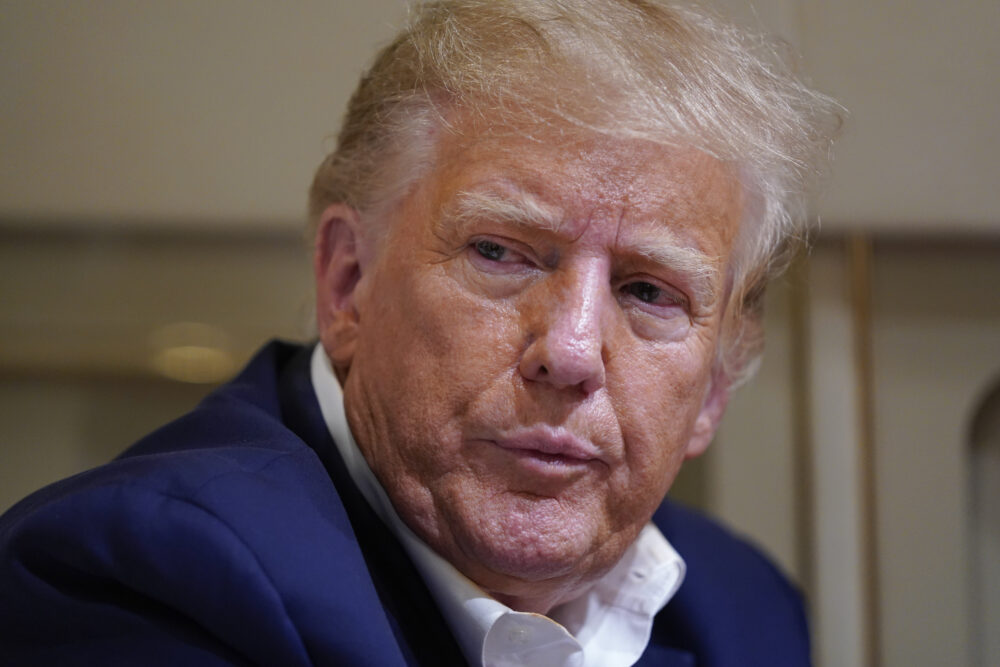
#> input picture Facial_Recognition/Dataset/Testing/trump12.jpg, 1000 x 667 px
$ python -i Eigen_Fisher_Faced_LBPH_load_model.py   (imports and definitions only)
#> lines starting #> are read from the running program, lines starting #| are printed output that depends on the picture
#> further down, picture is the input picture: shape (667, 1000, 3); mean B, G, R 84.3, 89.3, 105.7
#import the required libraries
import cv2
from sys import exit

# function to detect face from image
def face_detection(image_to_detect):
    #converting the image to grayscale since its required for eigen and fisher faces
    image_to_detect_gray = cv2.cvtColor(image_to_detect, cv2.COLOR_BGR2GRAY)
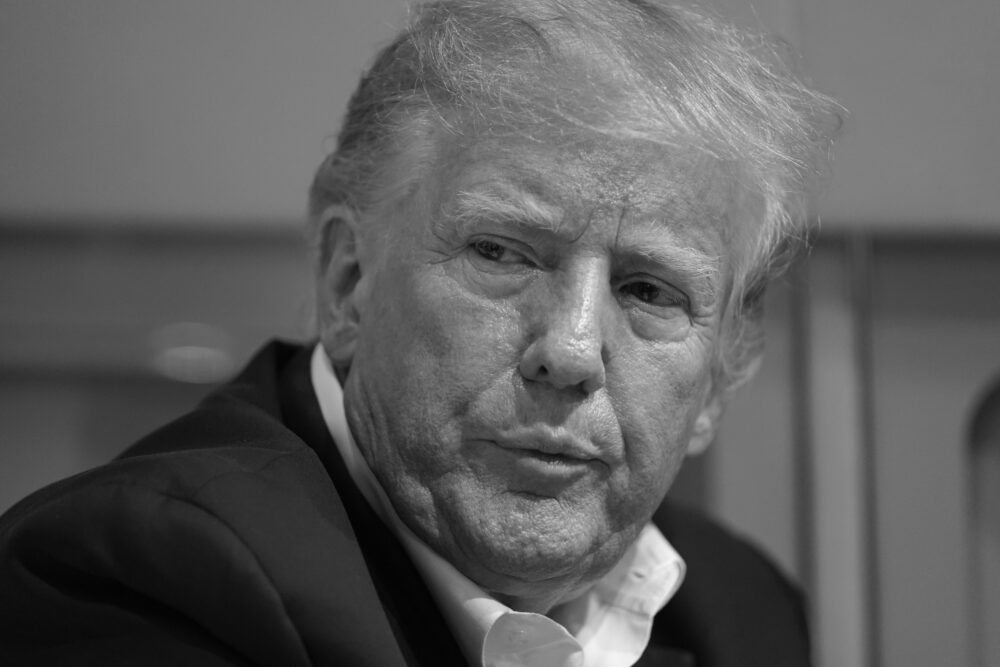
#> image_to_detect_gray: shape (667, 1000); min 1, max 247, mean 93.6

    # load the pretrained model for face detection
    # lbpcascade is recommended for LBPH
    # haarcascade is recommended for Eigenface and Fisherface haarcascade_frontalface_default.xml
    # download lpbcascade from https://raw.githubusercontent.com/opencv/opencv/master/data/lbpcascades/lbpcascade_frontalface.xml
    face_detection_classifier = cv2.CascadeClassifier('../Models/haarcascades/haarcascade_frontalface_default.xml')
    # can also use lbpcascade_frontalface.xml

    # detect all face locations in the image using classifier
    all_face_locations = face_detection_classifier.detectMultiScale(image_to_detect_gray)
#> all_face_locations = [[336, 95, 469, 469]]

    # if no faces are detected
    if (len(all_face_locations) == 0):
        return None, None

    #splitting the tuple to get four face positions
    x,y,width,height = all_face_locations[0]
#> x = 336; y = 95; width = 469; height = 469

    #calculating face coordinates
    face_coordinates = image_to_detect_gray[y:y+width, x:x+height]
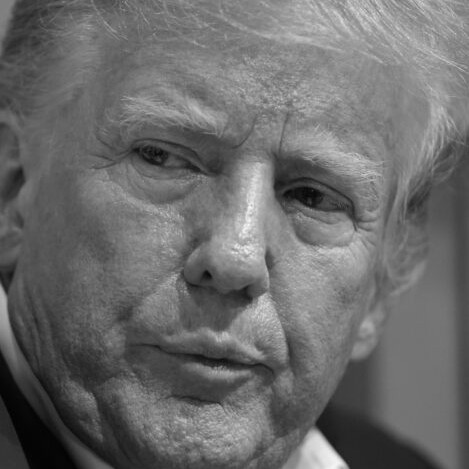
#> face_coordinates: shape (469, 469); min 1, max 247, mean 106.9

    #training and testing images should be of same size for eigen and fisher faces
    #for LBPH its optional
    face_coordinates = cv2.resize(face_coordinates,(500,500))
#> face_coordinates: shape (500, 500)

    #return the face detected and face location
    return face_coordinates, all_face_locations[0]

names = []
# [2 lines not run here, left out]

######## training ###############

#create the instance of face recognizer
face_classifier = cv2.face.FisherFaceRecognizer_create()

# [4 lines not run here, left out]

#make a copy of the image
# [1 line that did not run here, left out]

#get the face from the image
# [1 line that did not run here, left out]

#if no faces are returned
# [3 lines not run here, left out]

#if not none, we have predict the face
# [1 line that did not run here, left out]
# [1 line that did not run here, left out]
# [1 line that did not run here, left out]

#draw bounding box and text for the face detected
# [1 line that did not run here, left out]

# Calculate the amount to increase on each side
# [1 line that did not run here, left out]
# [1 line that did not run here, left out]

# Calculate the new top-left corner
# [1 line that did not run here, left out]
# [1 line that did not run here, left out]

# Calculate the new bottom-right corner
# Ensure new bottom-right coordinates do not exceed image dimensions
# [1 line that did not run here, left out]
# [1 line that did not run here, left out]

# Draw the new, larger rectangle
# [1 line not run here, left out]

# Modify the font size and position for the text
font_scale = 4  # Adjust the font scale as needed for visibility
text_thickness = 4  # Adjust the thickness of the text
text_offset_y = 20  # Adjust the offset from the y-coordinate

# Ensure text is placed above the new, larger rectangle if there's space
# [1 line that did not run here, left out]
# [1 line that did not run here, left out]

# Draw the name using the new font scale and thickness
# [6 lines not run here, left out]

>>> import cv2
>>> picture = cv2.imread('Dataset/Testing/trump12.jpg')
>>> result = face_detection(picture)

$ run again, on Facial_Recognition/Dataset/Testing/trump11.jpg
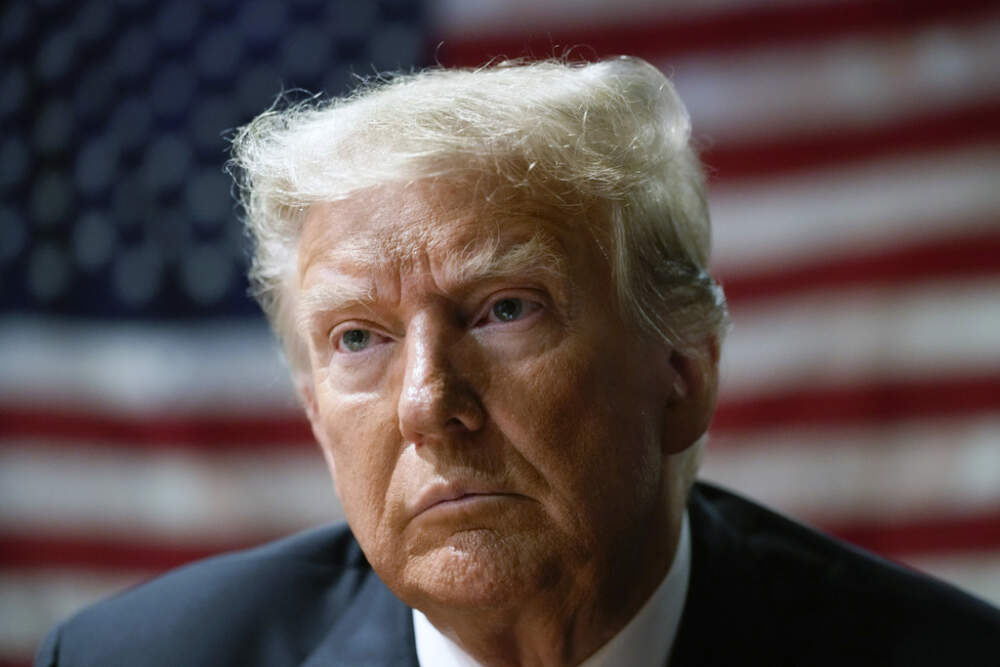
#> input picture Facial_Recognition/Dataset/Testing/trump11.jpg, 1000 x 667 px
#> picture is the input picture: shape (667, 1000, 3); mean B, G, R 78.7, 79.2, 92
#> in face_detection, `image_to_detect_gray = cv2.cvtColor(image_to_detect, cv2.COLOR_BGR2GRAY)`:
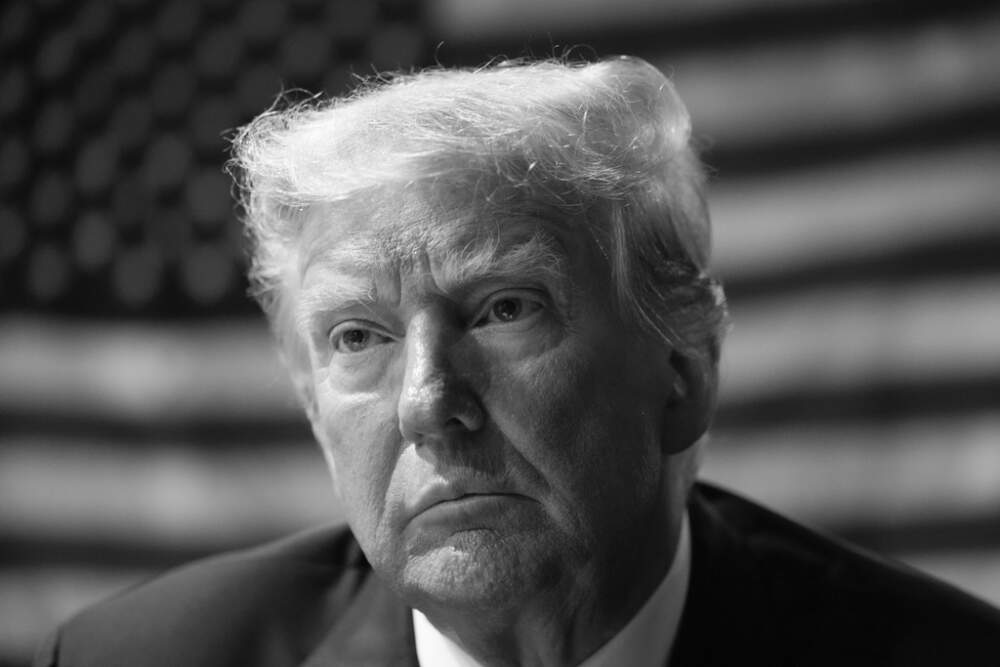
#> image_to_detect_gray: shape (667, 1000); min 3, max 254, mean 83
#> all_face_locations = [[400, 372, 33, 33], [265, 198, 323, 323]]
#> x = 400; y = 372; width = 33
#> in face_detection, `face_coordinates = image_to_detect_gray[y:y+width, x:x+height]`:
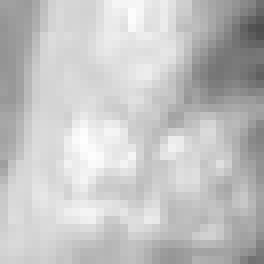
#> face_coordinates: shape (33, 33) (shown 8 times larger); min 78, max 254, mean 195.1

$ run again, on Facial_Recognition/Dataset/Testing/putin12.jpg
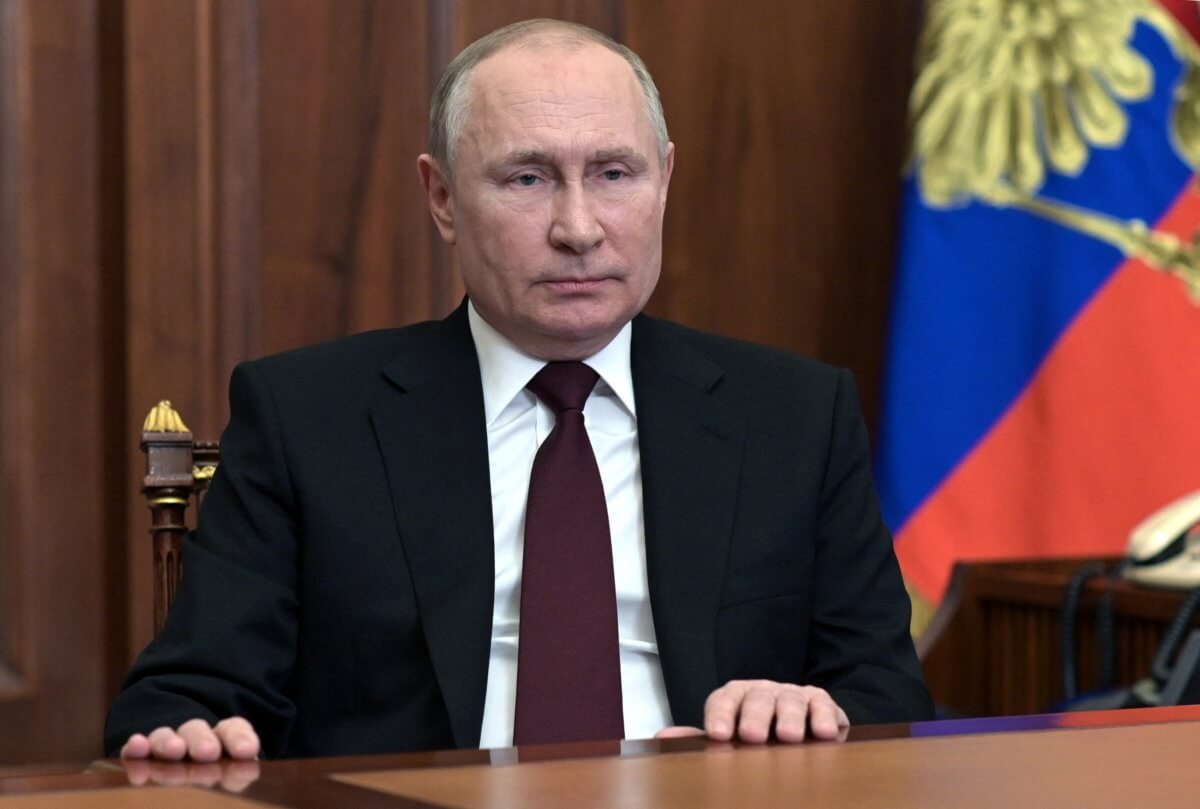
#> input picture Facial_Recognition/Dataset/Testing/putin12.jpg, 1200 x 809 px
#> picture is the input picture: shape (809, 1200, 3); mean B, G, R 63.6, 65.7, 89.1
#> in face_detection, `image_to_detect_gray = cv2.cvtColor(image_to_detect, cv2.COLOR_BGR2GRAY)`:
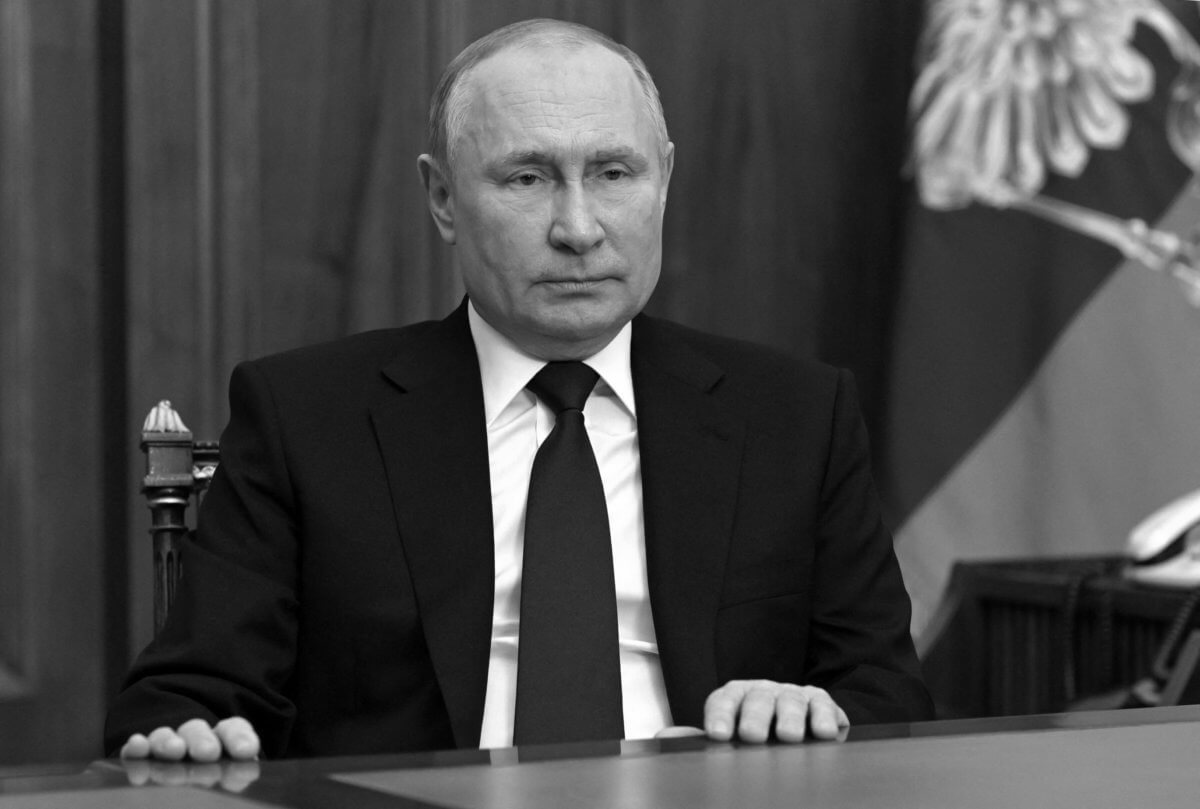
#> image_to_detect_gray: shape (809, 1200); min 0, max 255, mean 72.5
#> all_face_locations = [[443, 72, 262, 262]]
#> x = 443; y = 72; width = 262
#> in face_detection, `face_coordinates = image_to_detect_gray[y:y+width, x:x+height]`:
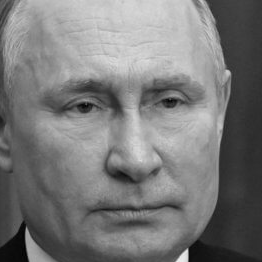
#> face_coordinates: shape (262, 262); min 0, max 238, mean 120.9
